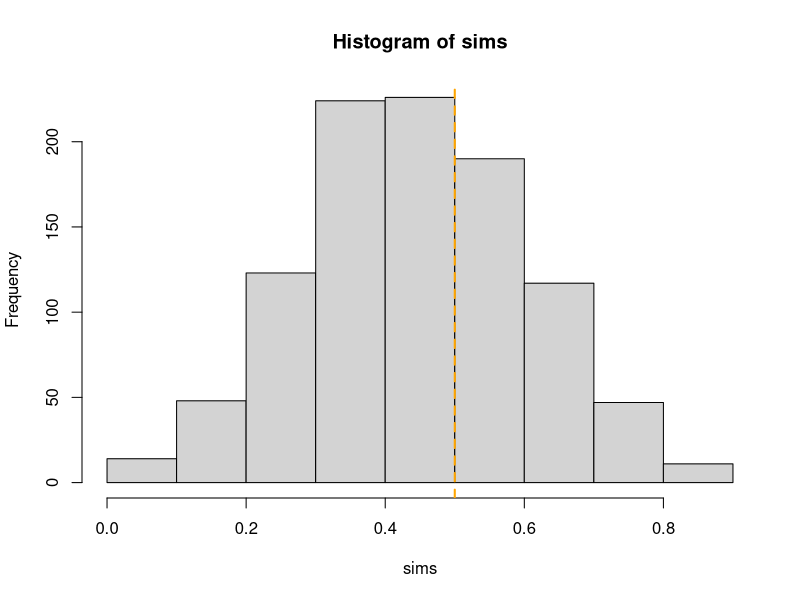

The R script that drew this image:
# A simulation of craps.
# Not particularly interesting, but was useful to learn R.
# Probably inelegant, but no need to spiffy up.

sims = rep(0, 1000)
for (j in 1:1000) {		# Simulate 1,000 "tables" of craps ...

craps = rep(0, 10)
for (i in 1:10){       # ... each table playing 10 games.
game = 0
d = sample(1:6, 2, replace = T)
print(d)				# Come out throw.
if (sum(d) == 7 | sum(d) == 11) game = 1 else		# Is game won ...
{ if (sum(d) == 2 | sum(d) == 3 | sum(d) == 12)     # ... or lost on come out?
	game = 0 else {
point = sum(d)
r = sample(1:6, 2, replace = T)		# Subsequent throws, if required ...
print(r)
while (sum(r) != point & sum(r) != 7) {    # ... until game is won or lost.
r = sample(1:6, 2, replace = T)
print(r)
}
if (sum(r) == point) game = 1 else game = 0			# Is game won or lost?
}}
if (game == 1) print('win') else print('lost')		# Print outcome.

craps[i]= game
}
sims[j]=sum(craps)/10
}
hist(sims, breaks = 10)		# Plot distribution of percentage wins in 1,000 tables.
abline(v = 0.5, lty = 2, lwd = 2, col = 'orange')		# Is craps stacked against players?
